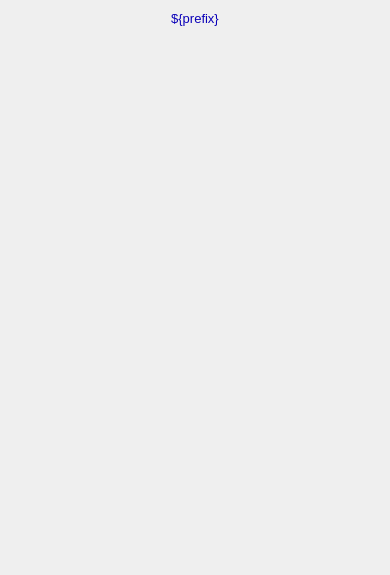
<?xml version="1.0" ?>
<ui version="4.0">
  <class>Dialog</class>
  <widget class="QWidget" name="screen">
    <property name="geometry">
      <rect>
        <x>159</x>
        <y>196</y>
        <width>390</width>
        <height>575</height>
      </rect>
    </property>
    <property name="styleSheet">
      <string notr="true">QWidget#screen {
  color: rgb(0, 0, 0);
  background-color: rgb(187, 187, 187);
  }</string>
    </property>
    <property name="windowTitle">
      <string>NDStdArrays</string>
    </property>
    <widget class="PyDMDrawingRectangle" name="rectangle">
      <property name="geometry">
        <rect>
          <x>0</x>
          <y>5</y>
          <width>390</width>
          <height>25</height>
        </rect>
      </property>
      <property name="brush" stdset="0">
        <brush brushstyle="SolidPattern">
          <color alpha="255">
            <red>218</red>
            <green>218</green>
            <blue>218</blue>
          </color>
        </brush>
      </property>
      <property name="penStyle" stdset="0">
        <enum>Qt::SolidLine</enum>
      </property>
      <property name="penColor" stdset="0">
        <color>
          <red>218</red>
          <green>218</green>
          <blue>218</blue>
        </color>
      </property>
      <property name="penWidth" stdset="0">
        <double>0</double>
      </property>
      <property name="penCapStyle" stdset="0">
        <enum>Qt::FlatCap</enum>
      </property>
      <property name="toolTip">
        <string>rectangle</string>
      </property>
    </widget>
    <widget class="QLabel" name="text">
      <property name="geometry">
        <rect>
          <x>87</x>
          <y>6</y>
          <width>216</width>
          <height>25</height>
        </rect>
      </property>
      <property name="text">
        <string>${prefix}</string>
      </property>
      <property name="font" stdset="0">
        <font>
          <pointsize>10</pointsize>
        </font>
      </property>
      <property name="brush" stdset="0">
        <brush brushstyle="SolidPattern">
          <color alpha="255">
            <red>10</red>
            <green>0</green>
            <blue>184</blue>
          </color>
        </brush>
      </property>
      <property name="toolTip">
        <string>text</string>
      </property>
      <property name="alignment">
        <set>Qt::AlignCenter</set>
      </property>
      <property name="styleSheet">
        <string notr="true">QLabel#text {
  color: rgb(10, 0, 184);
  }</string>
      </property>
    </widget>
    <widget class="PyDMEmbeddedDisplay" name="composite">
      <property name="geometry">
        <rect>
          <x>5</x>
          <y>40</y>
          <width>380</width>
          <height>530</height>
        </rect>
      </property>
      <property name="toolTip">
        <string>composite</string>
      </property>
      <property name="filename" stdset="0">
        <string>PluginBase_V22.ui</string>
      </property>
    </widget>
  </widget>
  <customwidgets>
    <customwidget>
      <class>PyDMDrawingRectangle</class>
      <extends>QWidget</extends>
      <header>pydm.widgets.drawing</header>
    </customwidget>
    <customwidget>
      <class>PyDMLabel</class>
      <extends>QLabel</extends>
      <header>pydm.widgets.label</header>
    </customwidget>
    <customwidget>
      <class>PyDMEmbeddedDisplay</class>
      <extends>QFrame</extends>
      <header>pydm.widgets.embedded_display</header>
    </customwidget>
  </customwidgets>
</ui>
